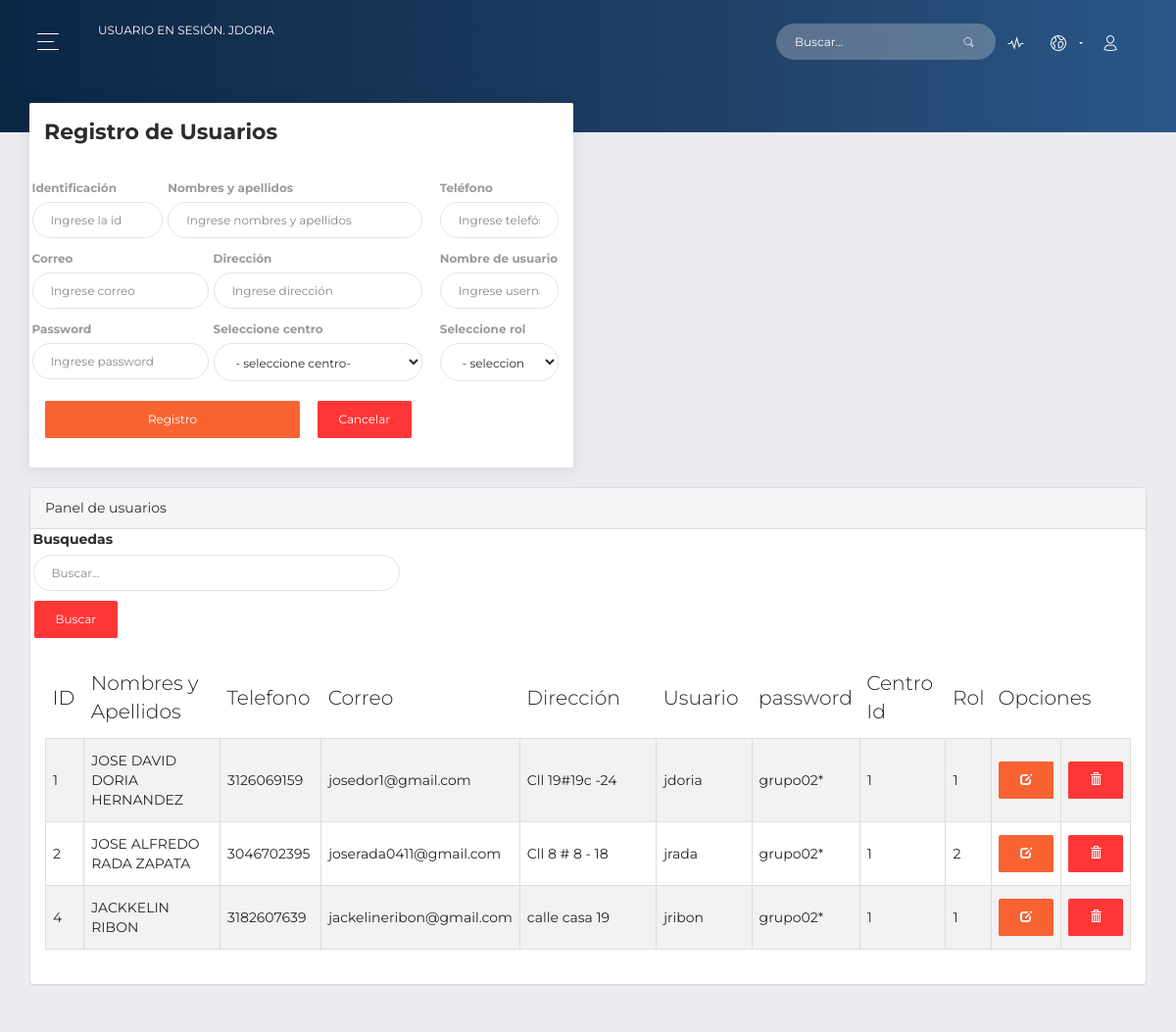
Screenshot of /admin/usuarios.php (signed in) with the database file from the repository.
### tables this page shows
CREATE TABLE `usuario` (
  `ID_Usuario` int(11) NOT NULL,
  `Nombre_y_apellido` varchar(45) DEFAULT NULL,
  `Telefono` double DEFAULT NULL,
  `Correo` varchar(45) NOT NULL,
  `Direccion` varchar(30) DEFAULT NULL,
  `Username` varchar(10) NOT NULL,
  `Password` varchar(8) NOT NULL,
  `Centro_ID` int(11) NOT NULL,
  `Rol_ID` int(11) NOT NULL
);

### admin/usuarios.php (the view, shortened to what this page needs)
<!DOCTYPE html>
<html lang="en">
<head>
  <link rel="stylesheet" href="../bootstrap/css/bootstrap.min.css">
  <link rel="stylesheet" href="https://use.fontawesome.com/releases/v5.7.1/css/all.css">
  <link href="assets/css/bootstrap.min.css" rel="stylesheet" />
  <link href="assets/css/now-ui-dashboard.css?v=1.5.0" rel="stylesheet" />
  <link href="assets/demo/demo.css" rel="stylesheet" />
</head>
<body class="user-profile">
  <div class="wrapper ">
    <div class="main-panel" id="main-panel">
      <nav class="navbar navbar-expand-lg navbar-transparent  bg-primary  navbar-absolute">
        <div class="container-fluid">
          <div class="navbar-wrapper">
            <div class="navbar-toggle">
              <button type="button" class="navbar-toggler">
                <span class="navbar-toggler-bar bar1"></span>
                <span class="navbar-toggler-bar bar2"></span>
                <span class="navbar-toggler-bar bar3"></span>
              </button>
            </div>
            <a class="navbar-brand" href="#pablo">Usuario en sesión. <?php  echo $_SESSION['admin_login'];?></a>
          </div>
          <div class="collapse navbar-collapse justify-content-end" id="navigation">
            <form>
              <div class="input-group no-border">
                <input type="text" value="" class="form-control" placeholder="Buscar...">
                <div class="input-group-append">
                  <div class="input-group-text">
                    <i class="now-ui-icons ui-1_zoom-bold"></i>
                  </div>
                </div>
              </div>
            </form>
            <ul class="navbar-nav">
              <li class="nav-item">
                <a class="nav-link" href="">
                  <i class="now-ui-icons media-2_sound-wave"></i>
                </a>
              </li>
              <li class="nav-item dropdown">
                <a class="nav-link dropdown-toggle" id="navbarDropdownMenuLink" data-toggle="dropdown" aria-haspopup="true" aria-expanded="false">
                  <i class="now-ui-icons location_world"></i>
                </a>
              </li>
              <li class="nav-item">
                <a class="nav-link" href="#pablo">
                  <i class="now-ui-icons users_single-02"></i>
                </a>
              </li>
            </ul>
          </div>
        </div>
      </nav>
      <div class="panel-header panel-header-sm">
      </div>
      <div class="content">
        <div class="row">
          <div class="col-md-6">
            <div class="card">
              <div class="card-header">
                <h5 class="title">Registro de Usuarios</h5>
              </div>
              <div class="card-body">
                <form>
                  <div class="row">
                    <div class="col-md-3 px-1">
                      <div class="form-group">
                        <label>Identificación</label>
                        <input type="text" class="form-control" placeholder="Ingrese la id" name="txt_id" required>
                      </div>
                    </div>
                    <div class="col-md-6 pl-1">
                      <div class="form-group">
                        <label >Nombres y apellidos</label>
                        <input type="text" class="form-control" placeholder="Ingrese nombres y apellidos" name="txt_nombres" required>
                      </div>
                    </div>
                    <div class="col-md-3 pl-1">
                      <div class="form-group">
                        <label >Teléfono</label>
                        <input type="text" class="form-control" placeholder="Ingrese telefóno" name="txt_telefono" required>
                      </div>
                    </div>
                  </div>
                  <div class="row">
                    <div class="col-md-4 px-1">
                      <div class="form-group">
                        <label>Correo</label>
                        <input type="text" class="form-control" placeholder="Ingrese correo" name="txt_correo" required>
                      </div>
                    </div>
                    <div class="col-md-5 pl-1">
                      <div class="form-group">
                        <label >Dirección</label>
                        <input type="text" class="form-control" placeholder="Ingrese dirección" name="txt_direccion" required>
                      </div>
                    </div>
                    <div class="col-md-3 pl-1">
                      <div class="form-group">
                        <label >Nombre de usuario</label>
                        <input type="text" class="form-control" placeholder="Ingrese username" name="txt_username" required>
                      </div>
                    </div>
                  </div>
                  <div class="row">
                    <div class="col-md-4 px-1">
                      <div class="form-group">
                        <label>Password</label>
                        <input type="password" class="form-control" placeholder="Ingrese password" name="txt_password" required>
                      </div>
                    </div>
                    <div class="col-md-5 pl-1">
                      <div class="form-group">
                        <label >Seleccione centro</label>
                        <select class="form-control"  name="txt_centro">
                		        <option value="0" selected="selected"> - seleccione centro- </option>
                		    </select>
                      </div>
                    </div>
                    <div class="col-md-3 pl-1">
                      <div class="form-group">
                        <label >Seleccione rol</label>
                        <select class="form-control" name="txt_role">
                		        <option value="0" selected="selected"> - seleccione rol - </option>
                		    </select>
                      </div>
                    </div>
                  </div>
                  <div class="row">
                    <div class="col-md-6 pr-1">
                      <div class="form-group">
                        <input type="submit" name="btn_register" class="btn btn-primary btn-block" value="Registro">
                      </div>
                    </div>
                      <div class="col-md-6 pr-1">
                        <div class="form-group">
                          <a href="index.php" class="btn btn-primary btn-danger">Cancelar</a>
                        </div>
                    </div>
                  </div>
                  </form>
              </div>
            </div>
          </div>
          <div class="col-lg-12">
              <div class="panel panel-default">
                  <div class="panel-heading">
                      Panel de usuarios
                  </div>
                  <div class="col-md-4 px-1">
                    <div class="form-group">
                      <label>Busquedas</label>
                      <input type="text" class="form-control" placeholder="Buscar..." name="txt_buscar">
                      <button class="btn btn-danger"><span class="glyphicon" aria-hidden="true"></span>Buscar</button>
                    </div>
                  </div>
                  <div class="panel-body">
                      <div class="table-responsive">
                          <table class="table table-striped table-bordered table-hover">
                              <thead>
                                  <tr>
                                    <th width="4%">ID</th>
                                    <th width="18%">Nombres y Apellidos</th>
                                    <th width="10%">Telefono</th>
                                    <th width="15%">Correo</th>
                                    <th width="18%">Dirección</th>
                                    <th width="10%">Usuario</th>
                                    <th width="10%">password</th>
                                    <th width="9%">Centro Id</th>
                                    <th width="4%">Rol</th>
                                    <th colspan="2">Opciones</th>
                                  </tr>
                              </thead>
                              <tbody>
            <?php
            require_once '../DBconect.php';
            $select_stmt=$db->prepare("SELECT * FROM usuario");
            $select_stmt->execute();
            while($row=$select_stmt->fetch(PDO::FETCH_ASSOC))
            {
            ?>
                                  <tr>
                                    <td><?php echo $row["ID_Usuario"]; ?></td>
                                    <td><?php echo $row["Nombre_y_apellido"]; ?></td>
                                    <td><?php echo $row["Telefono"]; ?></td>
                                    <td><?php echo $row["Correo"]; ?></td>
                                    <td><?php echo $row["Direccion"]; ?></td>
                                    <td><?php echo $row["Username"]; ?></td>
                                    <td><?php echo $row["Password"]; ?></td>
                                    <td><?php echo $row["Centro_ID"]; ?></td>
                                    <td><?php echo $row["Rol_ID"]; ?></td>
                <td width="4%"><button class="btn btn-primary"><span class="glyphicon glyphicon-edit" aria-hidden="true"></span></button></td>
                <td width="7%"><button class="btn btn-danger"><span class="glyphicon glyphicon-trash" aria-hidden="true"></span></button></td>
                                  </tr>
            <?php
            }
            ?>
                              </tbody>
                          </table>
                      </div>
                  </div>
              </div>
          </div>
        </div>
      </div>
</body>
</html>

### rows the page displays
usuario: ID_Usuario "1", Nombre_y_apellido "JOSE DAVID DORIA HERNANDEZ", Telefono "3126069159", Correo "josedor1@gmail.com", Direccion "Cll 19#19c -24", Username "jdoria", Password "grupo02*", Centro_ID "1", Rol_ID "1"
usuario: ID_Usuario "2", Nombre_y_apellido "JOSE ALFREDO RADA ZAPATA", Telefono "3046702395", Correo "joserada0411@gmail.com", Direccion "Cll 8 # 8 - 18", Username "jrada", Password "grupo02*", Centro_ID "1", Rol_ID "2"
usuario: ID_Usuario "4", Nombre_y_apellido "JACKKELIN RIBON", Telefono "3182607639", Correo "jackelineribon@gmail.com", Direccion "calle casa 19", Username "jribon", Password "grupo02*", Centro_ID "1", Rol_ID "1"

### other values shown
$_SESSION['admin_login'] "JDORIA"
